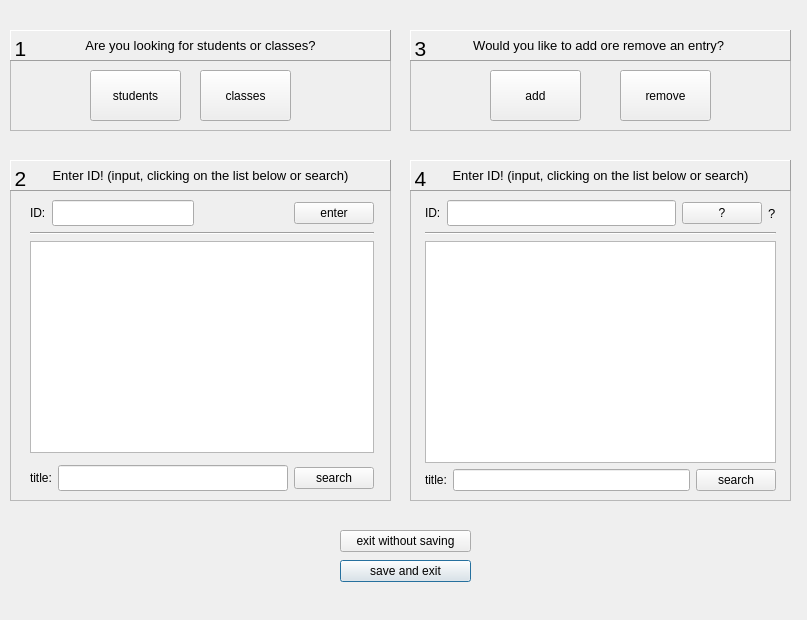
<?xml version="1.0" encoding="UTF-8"?>
<ui version="4.0">
 <class>Manager_GUI</class>
 <widget class="QDialog" name="Manager_GUI">
  <property name="geometry">
   <rect>
    <x>0</x>
    <y>0</y>
    <width>807</width>
    <height>620</height>
   </rect>
  </property>
  <property name="windowTitle">
   <string>Dialog</string>
  </property>
  <property name="autoFillBackground">
   <bool>true</bool>
  </property>
  <widget class="QPushButton" name="pushButton_save">
   <property name="geometry">
    <rect>
     <x>340</x>
     <y>560</y>
     <width>131</width>
     <height>22</height>
    </rect>
   </property>
   <property name="text">
    <string>save and exit</string>
   </property>
  </widget>
  <widget class="QFrame" name="frame">
   <property name="geometry">
    <rect>
     <x>10</x>
     <y>30</y>
     <width>381</width>
     <height>101</height>
    </rect>
   </property>
   <property name="frameShape">
    <enum>QFrame::StyledPanel</enum>
   </property>
   <property name="frameShadow">
    <enum>QFrame::Raised</enum>
   </property>
   <widget class="QPushButton" name="pushButton_students">
    <property name="geometry">
     <rect>
      <x>80</x>
      <y>40</y>
      <width>91</width>
      <height>51</height>
     </rect>
    </property>
    <property name="text">
     <string>students</string>
    </property>
   </widget>
   <widget class="QPushButton" name="pushButton_classes">
    <property name="geometry">
     <rect>
      <x>190</x>
      <y>40</y>
      <width>91</width>
      <height>51</height>
     </rect>
    </property>
    <property name="text">
     <string>classes</string>
    </property>
   </widget>
   <widget class="QLabel" name="label_9">
    <property name="geometry">
     <rect>
      <x>0</x>
      <y>10</y>
      <width>21</width>
      <height>16</height>
     </rect>
    </property>
    <property name="font">
     <font>
      <pointsize>16</pointsize>
     </font>
    </property>
    <property name="text">
     <string>1</string>
    </property>
    <property name="alignment">
     <set>Qt::AlignCenter</set>
    </property>
   </widget>
   <widget class="QLabel" name="label_6">
    <property name="geometry">
     <rect>
      <x>0</x>
      <y>0</y>
      <width>381</width>
      <height>31</height>
     </rect>
    </property>
    <property name="font">
     <font>
      <pointsize>10</pointsize>
     </font>
    </property>
    <property name="frameShape">
     <enum>QFrame::Panel</enum>
    </property>
    <property name="frameShadow">
     <enum>QFrame::Raised</enum>
    </property>
    <property name="text">
     <string>Are you looking for students or classes?</string>
    </property>
    <property name="alignment">
     <set>Qt::AlignCenter</set>
    </property>
   </widget>
  </widget>
  <widget class="QFrame" name="frame_3">
   <property name="geometry">
    <rect>
     <x>10</x>
     <y>160</y>
     <width>381</width>
     <height>341</height>
    </rect>
   </property>
   <property name="frameShape">
    <enum>QFrame::StyledPanel</enum>
   </property>
   <property name="frameShadow">
    <enum>QFrame::Raised</enum>
   </property>
   <widget class="QWidget" name="layoutWidget">
    <property name="geometry">
     <rect>
      <x>20</x>
      <y>40</y>
      <width>344</width>
      <height>291</height>
     </rect>
    </property>
    <layout class="QVBoxLayout" name="verticalLayout_2">
     <item>
      <layout class="QVBoxLayout" name="verticalLayout">
       <item>
        <layout class="QHBoxLayout" name="horizontalLayout_2">
         <item>
          <widget class="QLabel" name="label_2">
           <property name="text">
            <string>ID:</string>
           </property>
          </widget>
         </item>
         <item>
          <widget class="QLineEdit" name="lineEdit_enterID">
           <property name="font">
            <font>
             <pointsize>11</pointsize>
             <weight>75</weight>
             <bold>true</bold>
            </font>
           </property>
           <property name="alignment">
            <set>Qt::AlignCenter</set>
           </property>
          </widget>
         </item>
         <item>
          <spacer name="horizontalSpacer">
           <property name="orientation">
            <enum>Qt::Horizontal</enum>
           </property>
           <property name="sizeHint" stdset="0">
            <size>
             <width>18</width>
             <height>19</height>
            </size>
           </property>
          </spacer>
         </item>
         <item>
          <widget class="QPushButton" name="pushButton_enter">
           <property name="text">
            <string>enter</string>
           </property>
          </widget>
         </item>
        </layout>
       </item>
       <item>
        <widget class="Line" name="line_2">
         <property name="orientation">
          <enum>Qt::Horizontal</enum>
         </property>
        </widget>
       </item>
       <item>
        <widget class="QListWidget" name="listWidget_list"/>
       </item>
       <item>
        <widget class="QFrame" name="frame_2">
         <property name="frameShape">
          <enum>QFrame::StyledPanel</enum>
         </property>
         <property name="frameShadow">
          <enum>QFrame::Raised</enum>
         </property>
        </widget>
       </item>
       <item>
        <layout class="QHBoxLayout" name="horizontalLayout">
         <item>
          <widget class="QLabel" name="label">
           <property name="text">
            <string>title:</string>
           </property>
          </widget>
         </item>
         <item>
          <widget class="QLineEdit" name="lineEdit_search">
           <property name="font">
            <font>
             <pointsize>11</pointsize>
             <weight>75</weight>
             <bold>true</bold>
            </font>
           </property>
          </widget>
         </item>
         <item>
          <widget class="QPushButton" name="pushButton_search">
           <property name="text">
            <string>search</string>
           </property>
          </widget>
         </item>
        </layout>
       </item>
      </layout>
     </item>
    </layout>
   </widget>
   <widget class="QLabel" name="label_10">
    <property name="geometry">
     <rect>
      <x>0</x>
      <y>10</y>
      <width>21</width>
      <height>16</height>
     </rect>
    </property>
    <property name="font">
     <font>
      <pointsize>16</pointsize>
     </font>
    </property>
    <property name="text">
     <string>2</string>
    </property>
    <property name="alignment">
     <set>Qt::AlignCenter</set>
    </property>
   </widget>
   <widget class="QLabel" name="label_4">
    <property name="geometry">
     <rect>
      <x>0</x>
      <y>0</y>
      <width>381</width>
      <height>31</height>
     </rect>
    </property>
    <property name="font">
     <font>
      <pointsize>10</pointsize>
     </font>
    </property>
    <property name="frameShape">
     <enum>QFrame::Panel</enum>
    </property>
    <property name="frameShadow">
     <enum>QFrame::Raised</enum>
    </property>
    <property name="text">
     <string>Enter ID! (input, clicking on the list below or search)</string>
    </property>
    <property name="alignment">
     <set>Qt::AlignCenter</set>
    </property>
   </widget>
  </widget>
  <widget class="QFrame" name="frame_4">
   <property name="geometry">
    <rect>
     <x>410</x>
     <y>30</y>
     <width>381</width>
     <height>101</height>
    </rect>
   </property>
   <property name="frameShape">
    <enum>QFrame::StyledPanel</enum>
   </property>
   <property name="frameShadow">
    <enum>QFrame::Raised</enum>
   </property>
   <widget class="QPushButton" name="pushButton_add_to">
    <property name="geometry">
     <rect>
      <x>80</x>
      <y>40</y>
      <width>91</width>
      <height>51</height>
     </rect>
    </property>
    <property name="text">
     <string>add</string>
    </property>
   </widget>
   <widget class="QPushButton" name="pushButton_remove">
    <property name="geometry">
     <rect>
      <x>210</x>
      <y>40</y>
      <width>91</width>
      <height>51</height>
     </rect>
    </property>
    <property name="text">
     <string>remove</string>
    </property>
   </widget>
   <widget class="QLabel" name="label_11">
    <property name="geometry">
     <rect>
      <x>0</x>
      <y>10</y>
      <width>21</width>
      <height>16</height>
     </rect>
    </property>
    <property name="font">
     <font>
      <pointsize>16</pointsize>
     </font>
    </property>
    <property name="text">
     <string>3</string>
    </property>
    <property name="alignment">
     <set>Qt::AlignCenter</set>
    </property>
   </widget>
   <widget class="QLabel" name="label_13">
    <property name="geometry">
     <rect>
      <x>0</x>
      <y>0</y>
      <width>381</width>
      <height>31</height>
     </rect>
    </property>
    <property name="font">
     <font>
      <pointsize>10</pointsize>
     </font>
    </property>
    <property name="frameShape">
     <enum>QFrame::Panel</enum>
    </property>
    <property name="frameShadow">
     <enum>QFrame::Raised</enum>
    </property>
    <property name="text">
     <string>Would you like to add ore remove an entry? </string>
    </property>
    <property name="alignment">
     <set>Qt::AlignCenter</set>
    </property>
   </widget>
  </widget>
  <widget class="QFrame" name="frame_5">
   <property name="geometry">
    <rect>
     <x>410</x>
     <y>160</y>
     <width>381</width>
     <height>341</height>
    </rect>
   </property>
   <property name="frameShape">
    <enum>QFrame::StyledPanel</enum>
   </property>
   <property name="frameShadow">
    <enum>QFrame::Raised</enum>
   </property>
   <widget class="QWidget" name="layoutWidget_2">
    <property name="geometry">
     <rect>
      <x>15</x>
      <y>40</y>
      <width>351</width>
      <height>291</height>
     </rect>
    </property>
    <layout class="QVBoxLayout" name="verticalLayout_3">
     <item>
      <layout class="QVBoxLayout" name="verticalLayout_4">
       <item>
        <layout class="QHBoxLayout" name="horizontalLayout_3">
         <item>
          <widget class="QLabel" name="label_7">
           <property name="text">
            <string>ID:</string>
           </property>
          </widget>
         </item>
         <item>
          <widget class="QLineEdit" name="lineEdit_enterID_inv">
           <property name="font">
            <font>
             <pointsize>11</pointsize>
             <weight>75</weight>
             <bold>true</bold>
            </font>
           </property>
           <property name="alignment">
            <set>Qt::AlignCenter</set>
           </property>
          </widget>
         </item>
         <item>
          <widget class="QPushButton" name="pushButton_enter_inv">
           <property name="text">
            <string>?</string>
           </property>
          </widget>
         </item>
         <item>
          <widget class="QLabel" name="label_choosen">
           <property name="font">
            <font>
             <pointsize>10</pointsize>
            </font>
           </property>
           <property name="text">
            <string>?</string>
           </property>
          </widget>
         </item>
        </layout>
       </item>
       <item>
        <widget class="Line" name="line">
         <property name="orientation">
          <enum>Qt::Horizontal</enum>
         </property>
        </widget>
       </item>
       <item>
        <widget class="QListWidget" name="listWidget_inv_list"/>
       </item>
       <item>
        <layout class="QHBoxLayout" name="horizontalLayout_4">
         <item>
          <widget class="QLabel" name="label_8">
           <property name="text">
            <string>title:</string>
           </property>
          </widget>
         </item>
         <item>
          <widget class="QLineEdit" name="lineEdit_search_inv"/>
         </item>
         <item>
          <widget class="QPushButton" name="pushButton_search_inv">
           <property name="text">
            <string>search</string>
           </property>
          </widget>
         </item>
        </layout>
       </item>
      </layout>
     </item>
    </layout>
   </widget>
   <widget class="QLabel" name="label_12">
    <property name="geometry">
     <rect>
      <x>0</x>
      <y>10</y>
      <width>21</width>
      <height>16</height>
     </rect>
    </property>
    <property name="font">
     <font>
      <pointsize>16</pointsize>
     </font>
    </property>
    <property name="text">
     <string>4</string>
    </property>
    <property name="alignment">
     <set>Qt::AlignCenter</set>
    </property>
   </widget>
   <widget class="QLabel" name="label_5">
    <property name="geometry">
     <rect>
      <x>0</x>
      <y>0</y>
      <width>381</width>
      <height>31</height>
     </rect>
    </property>
    <property name="font">
     <font>
      <pointsize>10</pointsize>
     </font>
    </property>
    <property name="frameShape">
     <enum>QFrame::Panel</enum>
    </property>
    <property name="frameShadow">
     <enum>QFrame::Raised</enum>
    </property>
    <property name="text">
     <string>Enter ID! (input, clicking on the list below or search)</string>
    </property>
    <property name="alignment">
     <set>Qt::AlignCenter</set>
    </property>
   </widget>
  </widget>
  <widget class="QPushButton" name="pushButton_exit">
   <property name="geometry">
    <rect>
     <x>340</x>
     <y>530</y>
     <width>131</width>
     <height>22</height>
    </rect>
   </property>
   <property name="text">
    <string>exit without saving</string>
   </property>
  </widget>
 </widget>
 <resources/>
 <connections/>
</ui>
